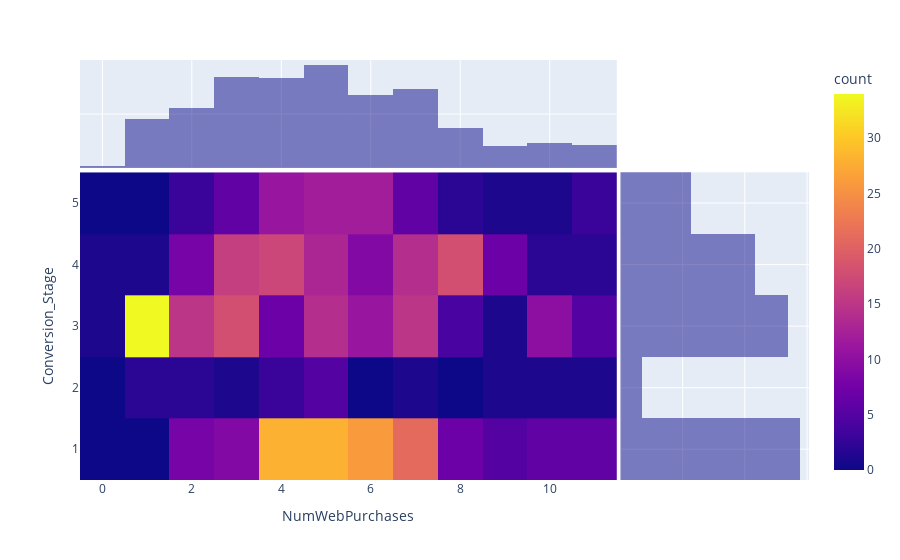

Notebook code cell kept with this figure:
### Markdown cell above
Are frequent purchasers more likely to be persuaded earlier or later in the conversion process?

---

An interesting facet here is that the third campaign is extraordinarily effective for individuals with a single previous purchase. Most online spenders are repeat customers with a few purchases already.

### Code cell
px.density_heatmap(df.query('NumWebPurchases<13 and Conversion_Stage!=0'), x='NumWebPurchases', 
                   y='Conversion_Stage', marginal_x='histogram', marginal_y='histogram')

### Figure 1 — Plotly figure (JSON) as saved in the notebook; plotly's stock layout.template omitted (floating-point values rounded to 4 significant figures; data arrays with more than 128 entries replaced by an {"elided": "..."} marker saying what was removed)
{"data": [{"coloraxis": "coloraxis", "hovertemplate": "NumWebPurchases=%{x}<br>Conversion_Stage=%{y}<br>count=%{z}<extra></extra>", "name": "", "type": "histogram2d", "x": {"elided": "607 int values"}, "xaxis": "x", "xbingroup": "x", "y": {"elided": "607 int values"}, "yaxis": "y", "ybingroup": "y"}, {"alignmentgroup": "True", "bingroup": "x", "hovertemplate": "NumWebPurchases=%{x}<br>count=%{y}<extra></extra>", "legendgroup": "", "marker": {"color": "#0d0887"}, "name": "", "offsetgroup": "", "opacity": 0.5, "showlegend": false, "type": "histogram", "x": {"elided": "607 int values"}, "xaxis": "x3", "yaxis": "y3"}, {"alignmentgroup": "True", "bingroup": "y", "hovertemplate": "Conversion_Stage=%{y}<br>count=%{x}<extra></extra>", "legendgroup": "", "marker": {"color": "#0d0887"}, "name": "", "offsetgroup": "", "opacity": 0.5, "showlegend": false, "type": "histogram", "xaxis": "x2", "y": {"elided": "607 int values"}, "yaxis": "y2"}], "layout": {"barmode": "overlay", "coloraxis": {"colorbar": {"title": {"text": "count"}}, "colorscale": [[0, "#0d0887"], [0.1111, "#46039f"], [0.2222, "#7201a8"], [0.3333, "#9c179e"], [0.4444, "#bd3786"], [0.5556, "#d8576b"], [0.6667, "#ed7953"], [0.7778, "#fb9f3a"], [0.8889, "#fdca26"], [1, "#f0f921"]]}, "legend": {"tracegroupgap": 0}, "margin": {"t": 60}, "xaxis": {"anchor": "y", "domain": [0, 0.7363], "title": {"text": "NumWebPurchases"}}, "xaxis2": {"anchor": "y2", "domain": [0.7413, 1], "matches": "x2", "showgrid": true, "showline": false, "showticklabels": false, "ticks": ""}, "xaxis3": {"anchor": "y3", "domain": [0, 0.7363], "matches": "x", "showgrid": true, "showticklabels": false}, "xaxis4": {"anchor": "y4", "domain": [0.7413, 1], "matches": "x2", "showgrid": true, "showline": false, "showticklabels": false, "ticks": ""}, "yaxis": {"anchor": "x", "domain": [0, 0.7326], "title": {"text": "Conversion_Stage"}}, "yaxis2": {"anchor": "x2", "domain": [0, 0.7326], "matches": "y", "showgrid": true, "showticklabels": false}, "yaxis3": {"anchor": "x3", "domain": [0.7426, 1], "matches": "y3", "showgrid": true, "showline": false, "showticklabels": false, "ticks": ""}, "yaxis4": {"anchor": "x4", "domain": [0.7426, 1], "matches": "y3", "showgrid": true, "showline": false, "showticklabels": false, "ticks": ""}}}
